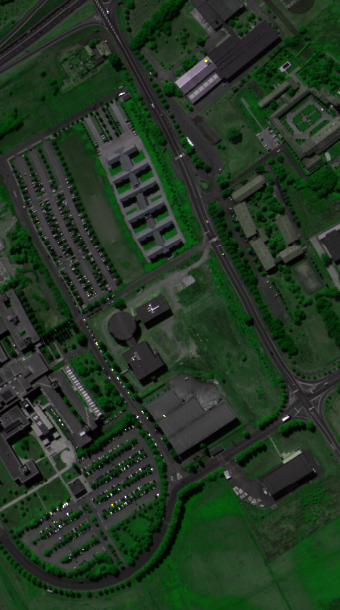
%> input picture QbXieBeni/pav_1cnn.tif, 340 x 610 px
$ octave --eval "result = insert(imread('pav_1cnn.tif'));"   (GNU Octave 9; MATLAB toolbox functions it lacks are replaced by stand-ins)
%> lines starting %> are read from the running program, lines starting %| are printed output that depends on the picture
function [img2,ctt,h]=insert(x)
 img=imread('pav_1cnn.tif');
%> img is the input picture: size 610x340x3 uint8; mean R, G, B 36, 54.1, 35.9
    img3=rgb2gray(img);
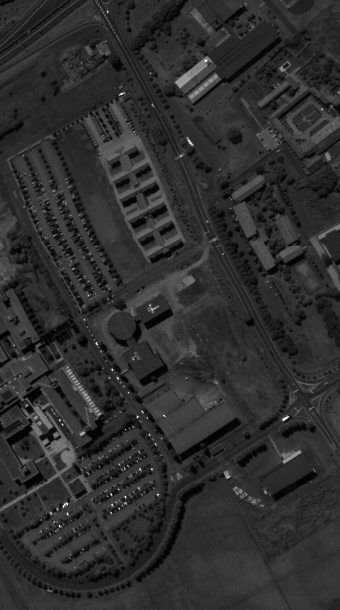
%> img3: size 610x340 uint8; min 0, max 255, mean 46.6
    img2=imadjust(img3);
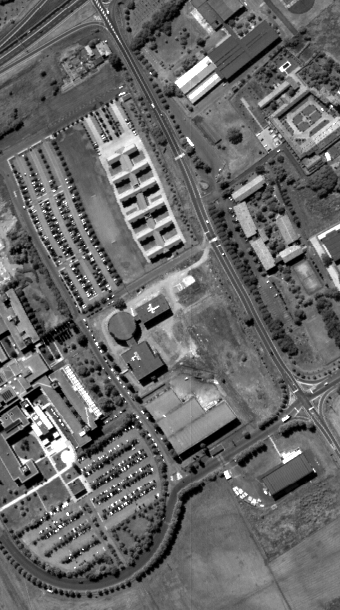
%> img2: size 610x340 uint8; min 0, max 255, mean 103.5
       img2=im2double(img2);
%> img2: size 610x340 double
% [10 lines of commented-out code are left out]
    [row,col]=size(img2);
%> row = 610; col = 340
i=1;
e=1;
% [4 lines of commented-out code are left out]
e=reshape(img2,1,[row*col]);
range=max(e)-min(e);
%> range = 1
f=(e-min(e))/range;
ctt=mean(f);
%> ctt = 0.406
h=f;
end
